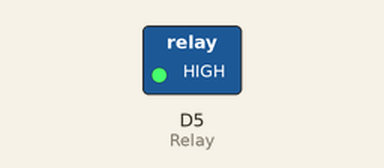
Bench run of a sketch on a simulated ESP8266 (NodeMCU). On the bench: switched loads named in the sketch (green lamp = pin HIGH). Dashed ring = blinking.

Above: at 0.5 s.
Timing chart, 0 to 4.6 s (numbered marks = the images above):
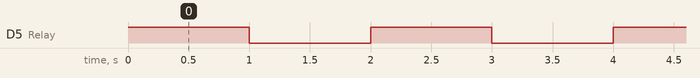

The sketch:

Relay_test.ino
```cpp
int Relay = D5;

 void setup()
{
 pinMode(Relay, OUTPUT);
}

void loop()
{
 digitalWrite(Relay, HIGH);
 delay(1000);
 digitalWrite(Relay, LOW);
 delay(1000);
}
```

Measured:
- by itself, D5 (Relay): alternates HIGH for 1.0 s and LOW for 1.0 s
